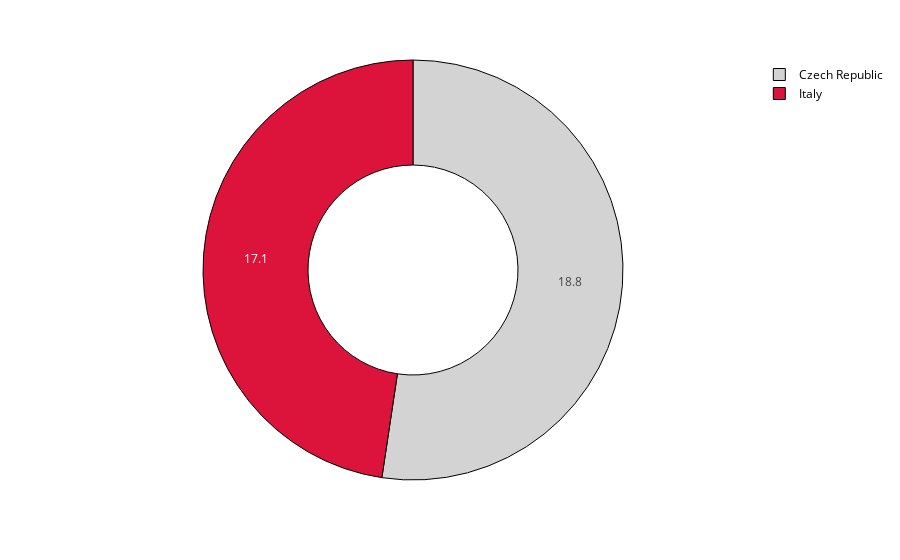

The code cell stored with this chart in its notebook:
### Code cell
value = [18.8, 17.1]
fig = px.pie(values=value, names=['Czech Republic','Italy'])
fig.update_traces(
    hole=.5, marker_colors=['lightgrey', 'crimson'],
    textinfo = 'text + value', marker_line_color= "black",marker_line_width = 1
)

fig.update_layout(
    paper_bgcolor='white',  plot_bgcolor='white', font=dict(color='black')
)

fig.show()

### Figure 1 — Plotly figure (JSON) as saved in the notebook; plotly's stock layout.template omitted (floating-point values rounded to 4 significant figures)
{"data": [{"domain": {"x": [0.0, 1.0], "y": [0.0, 1.0]}, "hovertemplate": "label=%{label}<br>value=%{value}<extra></extra>", "labels": ["Czech Republic", "Italy"], "legendgroup": "", "name": "", "showlegend": true, "values": [18.8, 17.1], "type": "pie", "marker": {"line": {"color": "black", "width": 1}, "colors": ["lightgrey", "crimson"]}, "hole": 0.5, "textinfo": "text+value"}], "layout": {"legend": {"tracegroupgap": 0}, "margin": {"t": 60}, "font": {"color": "black"}, "paper_bgcolor": "white", "plot_bgcolor": "white"}}
